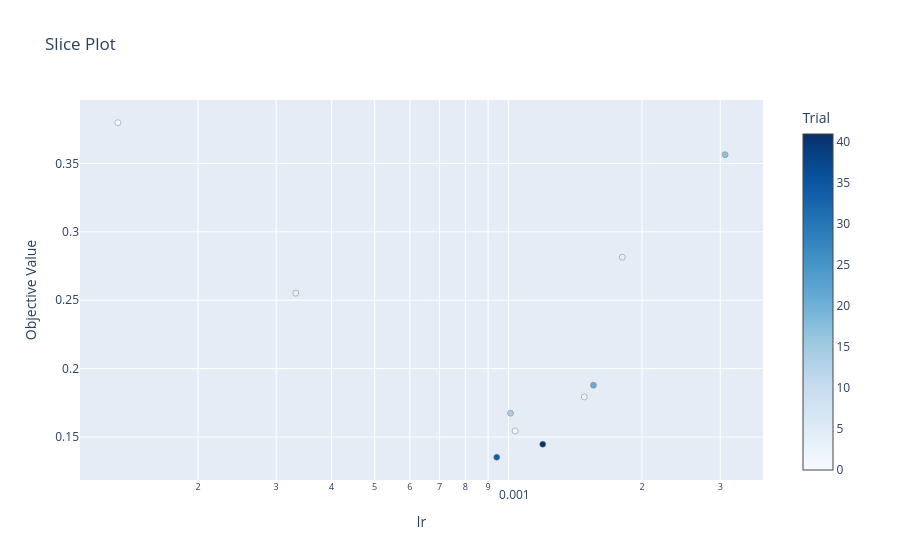

This figure's notebook cell:
### Code cell
optuna.visualization.plot_slice(study, params = ['lr']).show()

### Figure 1 — Plotly figure (JSON) as saved in the notebook; plotly's stock layout.template omitted (floating-point values rounded to 4 significant figures)
{"data": [{"marker": {"color": [0, 1, 2, 3, 4, 14, 17, 21, 34, 41], "colorbar": {"title": {"text": "Trial"}, "x": 1, "xpad": 40}, "colorscale": [[0, "rgb(247,251,255)"], [0.125, "rgb(222,235,247)"], [0.25, "rgb(198,219,239)"], [0.375, "rgb(158,202,225)"], [0.5, "rgb(107,174,214)"], [0.625, "rgb(66,146,198)"], [0.75, "rgb(33,113,181)"], [0.875, "rgb(8,81,156)"], [1, "rgb(8,48,107)"]], "line": {"color": "Grey", "width": 0.5}}, "mode": "markers", "name": "Feasible Trial", "showlegend": false, "type": "scatter", "x": [0.000132, 0.001035, 0.001482, 0.0003322, 0.001805, 0.001011, 0.003076, 0.001554, 0.0009413, 0.001195], "y": [0.3797, 0.1545, 0.1793, 0.2552, 0.2815, 0.1674, 0.3564, 0.1879, 0.1352, 0.1447]}], "layout": {"title": {"text": "Slice Plot"}, "xaxis": {"title": {"text": "lr"}, "type": "log"}, "yaxis": {"title": {"text": "Objective Value"}}}}
